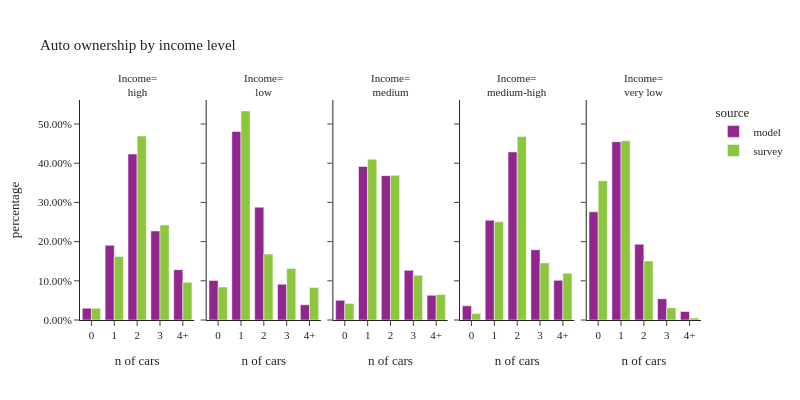

Here is the notebook cell this chart was saved with:
### Code cell
plot_auto(hh,'hhincome_4group','income level', 'Income')

### Figure 1 — Plotly figure (JSON) as saved in the notebook; plotly's stock layout.template omitted (floating-point values rounded to 4 significant figures)
{"data": [{"alignmentgroup": "True", "customdata": [[13148], [82821], [183865], [98674], [55798]], "hovertemplate": "source=model<br>hhincome_4group=high<br>hhvehs_4+=%{x}<br>percentage=%{y}<br>sample count=%{customdata[0]}<extra></extra>", "legendgroup": "model", "marker": {"color": "#91268F", "pattern": {"shape": ""}}, "name": "model", "offsetgroup": "model", "orientation": "v", "showlegend": true, "textposition": "auto", "type": "bar", "x": ["0", "1", "2", "3", "4+"], "xaxis": "x", "y": [0.03027, 0.1907, 0.4234, 0.2272, 0.1285], "yaxis": "y"}, {"alignmentgroup": "True", "customdata": [[21925], [104395], [62498], [19806], [8432]], "hovertemplate": "source=model<br>hhincome_4group=low<br>hhvehs_4+=%{x}<br>percentage=%{y}<br>sample count=%{customdata[0]}<extra></extra>", "legendgroup": "model", "marker": {"color": "#91268F", "pattern": {"shape": ""}}, "name": "model", "offsetgroup": "model", "orientation": "v", "showlegend": false, "textposition": "auto", "type": "bar", "x": ["0", "1", "2", "3", "4+"], "xaxis": "x2", "y": [0.101, 0.481, 0.2879, 0.09125, 0.03885], "yaxis": "y2"}, {"alignmentgroup": "True", "customdata": [[21713], [169762], [159648], [54995], [27340]], "hovertemplate": "source=model<br>hhincome_4group=medium<br>hhvehs_4+=%{x}<br>percentage=%{y}<br>sample count=%{customdata[0]}<extra></extra>", "legendgroup": "model", "marker": {"color": "#91268F", "pattern": {"shape": ""}}, "name": "model", "offsetgroup": "model", "orientation": "v", "showlegend": false, "textposition": "auto", "type": "bar", "x": ["0", "1", "2", "3", "4+"], "xaxis": "x3", "y": [0.05009, 0.3916, 0.3683, 0.1269, 0.06307], "yaxis": "y3"}, {"alignmentgroup": "True", "customdata": [[15690], [110624], [186255], [77804], [43968]], "hovertemplate": "source=model<br>hhincome_4group=medium-high<br>hhvehs_4+=%{x}<br>percentage=%{y}<br>sample count=%{customdata[0]}<extra></extra>", "legendgroup": "model", "marker": {"color": "#91268F", "pattern": {"shape": ""}}, "name": "model", "offsetgroup": "model", "orientation": "v", "showlegend": false, "textposition": "auto", "type": "bar", "x": ["0", "1", "2", "3", "4+"], "xaxis": "x4", "y": [0.03612, 0.2547, 0.4288, 0.1791, 0.1012], "yaxis": "y4"}, {"alignmentgroup": "True", "customdata": [[59546], [98114], [41718], [11704], [4673]], "hovertemplate": "source=model<br>hhincome_4group=very low<br>hhvehs_4+=%{x}<br>percentage=%{y}<br>sample count=%{customdata[0]}<extra></extra>", "legendgroup": "model", "marker": {"color": "#91268F", "pattern": {"shape": ""}}, "name": "model", "offsetgroup": "model", "orientation": "v", "showlegend": false, "textposition": "auto", "type": "bar", "x": ["0", "1", "2", "3", "4+"], "xaxis": "x5", "y": [0.276, 0.4547, 0.1934, 0.05425, 0.02166], "yaxis": "y5"}, {"alignmentgroup": "True", "customdata": [[47], [221], [222], [62], [23]], "hovertemplate": "source=survey<br>hhincome_4group=high<br>hhvehs_4+=%{x}<br>percentage=%{y}<br>sample count=%{customdata[0]}<extra></extra>", "legendgroup": "survey", "marker": {"color": "#8CC63E", "pattern": {"shape": ""}}, "name": "survey", "offsetgroup": "survey", "orientation": "v", "showlegend": true, "textposition": "auto", "type": "bar", "x": ["0", "1", "2", "3", "4+"], "xaxis": "x", "y": [0.02983, 0.1622, 0.4694, 0.2424, 0.09619], "yaxis": "y"}, {"alignmentgroup": "True", "customdata": [[72], [152], [43], [12], [5]], "hovertemplate": "source=survey<br>hhincome_4group=low<br>hhvehs_4+=%{x}<br>percentage=%{y}<br>sample count=%{customdata[0]}<extra></extra>", "legendgroup": "survey", "marker": {"color": "#8CC63E", "pattern": {"shape": ""}}, "name": "survey", "offsetgroup": "survey", "orientation": "v", "showlegend": false, "textposition": "auto", "type": "bar", "x": ["0", "1", "2", "3", "4+"], "xaxis": "x2", "y": [0.08411, 0.5332, 0.1682, 0.1316, 0.08297], "yaxis": "y2"}, {"alignmentgroup": "True", "customdata": [[123], [453], [230], [52], [24]], "hovertemplate": "source=survey<br>hhincome_4group=medium<br>hhvehs_4+=%{x}<br>percentage=%{y}<br>sample count=%{customdata[0]}<extra></extra>", "legendgroup": "survey", "marker": {"color": "#8CC63E", "pattern": {"shape": ""}}, "name": "survey", "offsetgroup": "survey", "orientation": "v", "showlegend": false, "textposition": "auto", "type": "bar", "x": ["0", "1", "2", "3", "4+"], "xaxis": "x3", "y": [0.0419, 0.4102, 0.3691, 0.114, 0.06482], "yaxis": "y3"}, {"alignmentgroup": "True", "customdata": [[84], [403], [371], [98], [48]], "hovertemplate": "source=survey<br>hhincome_4group=medium-high<br>hhvehs_4+=%{x}<br>percentage=%{y}<br>sample count=%{customdata[0]}<extra></extra>", "legendgroup": "survey", "marker": {"color": "#8CC63E", "pattern": {"shape": ""}}, "name": "survey", "offsetgroup": "survey", "orientation": "v", "showlegend": false, "textposition": "auto", "type": "bar", "x": ["0", "1", "2", "3", "4+"], "xaxis": "x4", "y": [0.01628, 0.2504, 0.468, 0.1457, 0.1196], "yaxis": "y4"}, {"alignmentgroup": "True", "customdata": [[247], [242], [51], [15], [4]], "hovertemplate": "source=survey<br>hhincome_4group=very low<br>hhvehs_4+=%{x}<br>percentage=%{y}<br>sample count=%{customdata[0]}<extra></extra>", "legendgroup": "survey", "marker": {"color": "#8CC63E", "pattern": {"shape": ""}}, "name": "survey", "offsetgroup": "survey", "orientation": "v", "showlegend": false, "textposition": "auto", "type": "bar", "x": ["0", "1", "2", "3", "4+"], "xaxis": "x5", "y": [0.3554, 0.4572, 0.1508, 0.03123, 0.005412], "yaxis": "y5"}], "layout": {"annotations": [{"font": {}, "showarrow": false, "text": "Income=<br>high", "x": 0.092, "xanchor": "center", "xref": "paper", "y": 1, "yanchor": "bottom", "yref": "paper"}, {"font": {}, "showarrow": false, "text": "Income=<br>low", "x": 0.296, "xanchor": "center", "xref": "paper", "y": 1, "yanchor": "bottom", "yref": "paper"}, {"font": {}, "showarrow": false, "text": "Income=<br>medium", "x": 0.5, "xanchor": "center", "xref": "paper", "y": 1, "yanchor": "bottom", "yref": "paper"}, {"font": {}, "showarrow": false, "text": "Income=<br>medium-high", "x": 0.704, "xanchor": "center", "xref": "paper", "y": 1, "yanchor": "bottom", "yref": "paper"}, {"font": {}, "showarrow": false, "text": "Income=<br>very low", "x": 0.908, "xanchor": "center", "xref": "paper", "y": 1, "yanchor": "bottom", "yref": "paper"}], "barmode": "group", "font": {"size": 11}, "height": 400, "legend": {"title": {"text": "source"}, "tracegroupgap": 0}, "title": {"text": "Auto ownership by income level"}, "width": 800, "xaxis": {"anchor": "y", "domain": [0, 0.184], "title": {"text": "n of cars"}}, "xaxis2": {"anchor": "y2", "domain": [0.204, 0.388], "matches": "x", "title": {"text": "n of cars"}}, "xaxis3": {"anchor": "y3", "domain": [0.408, 0.592], "matches": "x", "title": {"text": "n of cars"}}, "xaxis4": {"anchor": "y4", "domain": [0.612, 0.796], "matches": "x", "title": {"text": "n of cars"}}, "xaxis5": {"anchor": "y5", "domain": [0.816, 1], "matches": "x", "title": {"text": "n of cars"}}, "yaxis": {"anchor": "x", "domain": [0, 1], "tickformat": ".2%", "title": {"text": "percentage"}}, "yaxis2": {"anchor": "x2", "domain": [0, 1], "matches": "y", "showticklabels": false, "tickformat": ".2%"}, "yaxis3": {"anchor": "x3", "domain": [0, 1], "matches": "y", "showticklabels": false, "tickformat": ".2%"}, "yaxis4": {"anchor": "x4", "domain": [0, 1], "matches": "y", "showticklabels": false, "tickformat": ".2%"}, "yaxis5": {"anchor": "x5", "domain": [0, 1], "matches": "y", "showticklabels": false, "tickformat": ".2%"}}}
